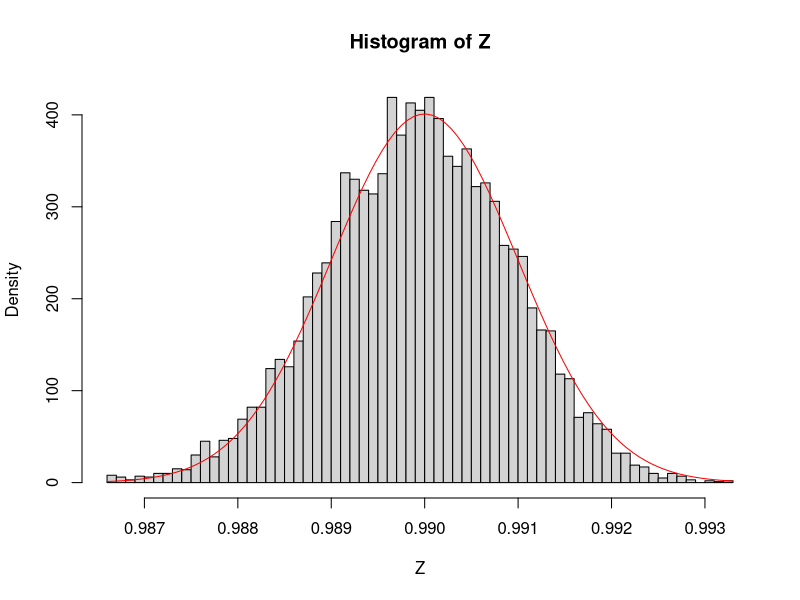

Reproduce this figure in R.
nrep = 1e4

n = 1e4 # 
m = 1 # Bernoulli
p = 0.99
# Mean Z = m*p, var(Z) = m*(1-p)*p/n
Z = replicate(nrep, mean(rbinom(n, m, p)))
mean(Z)
var(Z)
hist(Z, freq = F, breaks = 50)
curve(dnorm(x, mean = m*p, sd = sqrt(m*(1-p)*p/n)), 
      add = T, col = "red")
